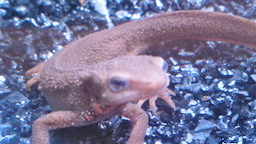
//> input picture dataset/imori.jpg, 256 x 144 px
$ ./004   (built with g++ and OpenCV 4)
//> lines starting //> are read from the running program, lines starting //| are printed output that depends on the picture; after the words box and inside, x2 and y2 are one past the last pixel; in counts of white or black regions, pixels touching at a corner belong together
#include <opencv2/opencv.hpp>
#include <opencv2/highgui/highgui.hpp>
#include <iostream>

using namespace cv;
using namespace std;

// Otsu binarization
int main(int argc, const char* argv[])
{
    Mat img = imread("../dataset/imori.jpg", IMREAD_COLOR);
//> img is the input picture: 144 rows x 256 cols, CV_8UC3; mean B, G, R 151.6, 116.6, 119.3

    if(! img.data)
    {
        cout << "Could not open or find the image" << std::endl;
        return -1;
    }

    int width = img.cols;
//> width = 256
    int height = img.rows;
//> height = 144

    Mat out = Mat::zeros(height, width, CV_8UC1);

    //gray scale
    int val = 0;
    for(int j=0;j<height;j++){
        for(int i=0;i<width;i++){
            uchar val = (int)((float)img.at<Vec3b>(j,i)[0] * 0.0722 + \
                                       (float)img.at<Vec3b>(j,i)[1] * 0.7152 + \
                                       (float)img.at<Vec3b>(j,i)[2] * 0.2126);

            out.at<uchar>(j,i) = (uchar)val;

        }
    }
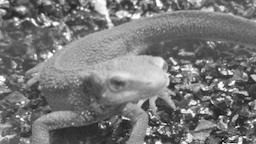
//> out: 144 rows x 256 cols, CV_8UC1; min 4, max 254, mean 119.2
//> after the loop, val = 0

    //determine threshold
    double w0 = 0, w1 = 0; // the number of pixels percentage of each class
    double m0 = 0, m1 = 0; // average of each class pixels
    double max_sb = 0, sb = 0; // outer class variance
    int th = 0;            // threshold

    // threshold t
    for(int t=0;t<255;t++){
        w0 = 0;
        w1 = 0;
        m0 = 0;
        m1 = 0;
        // for each pixels
        for(int j=0;j<height;j++){
            for(int i=0;i<width;i++){
                val = (int)(out.at<uchar>(j,i));

                // divide classes
                if(val < t){
                    w0++;
                    m0 += val;
                }else{
                    w1++;
                    m1 += val;
                }
            }
        }

        m0 /= w0; // w0 : the number of pixels in class0
        m1 /= w1; // w1 : the number of pixels in class1
        w0 /= (height * width); // determine w0 here
        w1 /= (height * width);
        sb = w0 * w1 * pow((m0 - m1), 2); // internal class variance

        // maximize variance and determine threshold
        if(sb > max_sb){
            max_sb = sb;
            th = t;
        }
    }
//> this loop made 255 passes
//> (w0, m0, w1, m1, sb, max_sb) on passes 6, 7, 8, 9, 11, 12, 15, 16, 19, 21, 24, 25: (2.71e-05, 4, 1, 119.2, 0.36, 0.36), (5.43e-05, 4.5, 1, 119.2, 0.714, 0.714), (0.000109, 5.25, 1, 119.2, 1.41, 1.41), (0.00019, 6, 1, 119.2, 2.43, 2.43), (0.000217, 6.38, 1, 119.2, 2.76, 2.76), (0.000244, 6.78, 1, 119.2, 3.09, 3.09), (0.000326, 8.33, 1, 119.2, 4, 4), (0.00038, 9.14, 1, 119.2, 4.6, 4.6), (0.000407, 9.67, 1, 119.2, 4.88, 4.88), (0.000434, 10.25, 1, 119.3, 5.15, 5.15), (0.000515, 12.11, 0.999, 119.3, 5.91, 5.91), (0.00057, 13.14, 0.999, 119.3, 6.41, 6.41)
//> (w0, m0, w1, m1, sb) on passes 1, 2, 3, 4, 5, 10: (0, nan, 1, 119.2, nan), (0, nan, 1, 119.2, nan), (0, nan, 1, 119.2, nan), (0, nan, 1, 119.2, nan), (0, nan, 1, 119.2, nan), (0.00019, 6, 1, 119.2, 2.43)

    // binalization
    for(int j=0;j<height;j++){
        for(int i=0;i<width;i++){
            val = (int)(out.at<uchar>(j,i));
            if(val < th){
                val = 0;
            }else{
                val = 255;
            }
            out.at<uchar>(j,i) = (uchar)val;
        }
    }
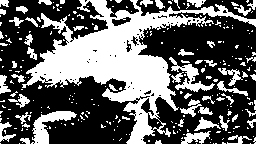
//> out: 144 rows x 256 cols, CV_8UC1; 39.2% white; 263 white regions (212 under 20 px), largest, box (x1, y1, x2, y2) and area: (22, 0, 256, 144) 9545, (31, 111, 77, 144) 595, (169, 57, 215, 92) 467

    std::cout << "threshold >> " << th << std::endl;
//| threshold >> 128

    imwrite("imoried.jpg", out);

    return 0;
}
